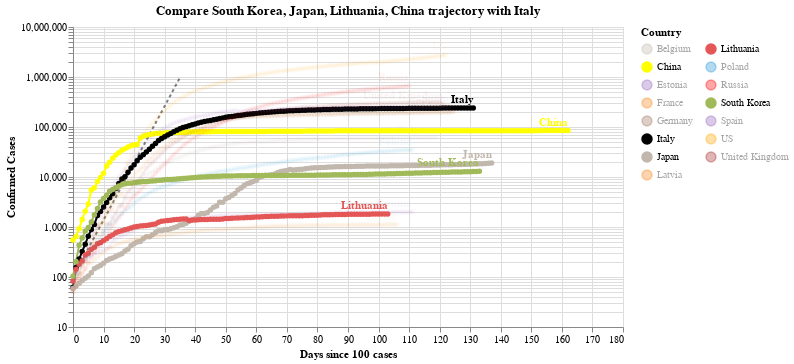

This figure's notebook cell:
### Code cell
#hide_input
chart3 = make_since_chart(dff2, ['South Korea', 'Japan', 'Lithuania', 'China'], baseline_countries)
chart3

### Figure 1 — Vega-Lite specification as saved in the notebook (floating-point values rounded to 4 significant figures; data arrays with more than 128 entries replaced by an {"elided": "..."} marker saying what was removed)
{"config": {"view": {"continuousWidth": 400, "continuousHeight": 300}}, "layer": [{"data": {"name": "data-628230001892d6798b50651be41d1b3e"}, "mark": {"type": "line", "color": "black", "opacity": 0.5, "strokeDash": [3, 3]}, "encoding": {"x": {"type": "quantitative", "field": "Days since 100 cases"}, "y": {"type": "quantitative", "field": "Confirmed Cases"}}}, {"data": {"name": "data-31f84a8b8677658f570d1df0920a2ccb"}, "mark": {"type": "line", "point": true}, "encoding": {"color": {"type": "nominal", "field": "Country", "legend": {"columns": 2}, "scale": {"domain": ["Belgium", "China", "Estonia", "France", "Germany", "Italy", "Japan", "Latvia", "Lithuania", "Poland", "Russia", "South Korea", "Spain", "US", "United Kingdom"], "range": ["#C1B7AD", "yellow", "#9467bd", "#F58518", "#9D755D", "black", "#C1B7AD", "#F58518", "#E45756", "#2495D3", "red", "#A1BA59", "#9467bd", "orange", "brown"]}}, "opacity": {"condition": {"value": 1, "selection": "selector001"}, "value": 0.05}, "tooltip": [{"type": "nominal", "field": "Country"}, {"type": "temporal", "field": "Date"}, {"type": "quantitative", "field": "Confirmed Cases"}, {"type": "quantitative", "field": "Days since 100 cases"}], "x": {"type": "quantitative", "field": "Days since 100 cases"}, "y": {"type": "quantitative", "field": "Confirmed Cases", "scale": {"type": "log"}}}, "selection": {"selector001": {"type": "multi", "fields": ["Country"], "bind": "legend", "init": [{"Country": "South Korea"}, {"Country": "Japan"}, {"Country": "Lithuania"}, {"Country": "China"}, {"Country": "Italy"}]}}, "width": 550}, {"data": {"name": "data-31f84a8b8677658f570d1df0920a2ccb"}, "mark": {"type": "text", "align": "right", "dy": -8, "fontWeight": "bold"}, "encoding": {"color": {"type": "nominal", "field": "Country", "legend": {"columns": 2}, "scale": {"domain": ["Belgium", "China", "Estonia", "France", "Germany", "Italy", "Japan", "Latvia", "Lithuania", "Poland", "Russia", "South Korea", "Spain", "US", "United Kingdom"], "range": ["#C1B7AD", "yellow", "#9467bd", "#F58518", "#9D755D", "black", "#C1B7AD", "#F58518", "#E45756", "#2495D3", "red", "#A1BA59", "#9467bd", "orange", "brown"]}}, "opacity": {"condition": {"value": 1, "selection": "selector001"}, "value": 0.05}, "text": {"type": "nominal", "field": "Country"}, "tooltip": [{"type": "nominal", "field": "Country"}, {"type": "temporal", "field": "Date"}, {"type": "quantitative", "field": "Confirmed Cases"}, {"type": "quantitative", "field": "Days since 100 cases"}], "x": {"type": "quantitative", "field": "Days since 100 cases"}, "y": {"type": "quantitative", "field": "Confirmed Cases", "scale": {"type": "log"}}}, "transform": [{"filter": "(datum['Date'] >= 1593648000000)"}], "width": 550}], "title": "Compare South Korea, Japan, Lithuania, China trajectory with Italy", "$schema": "https://vega.github.io/schema/vega-lite/v4.0.2.json", "datasets": {"data-628230001892d6798b50651be41d1b3e": [{"Days since 100 cases": 0, "Confirmed Cases": 100.0}, {"Days since 100 cases": 1, "Confirmed Cases": 130.0}, {"Days since 100 cases": 2, "Confirmed Cases": 169.0}, {"Days since 100 cases": 3, "Confirmed Cases": 219.7}, {"Days since 100 cases": 4, "Confirmed Cases": 285.6}, {"Days since 100 cases": 5, "Confirmed Cases": 371.3}, {"Days since 100 cases": 6, "Confirmed Cases": 482.7}, {"Days since 100 cases": 7, "Confirmed Cases": 627.5}, {"Days since 100 cases": 8, "Confirmed Cases": 815.7}, {"Days since 100 cases": 9, "Confirmed Cases": 1060.0}, {"Days since 100 cases": 10, "Confirmed Cases": 1379.0}, {"Days since 100 cases": 11, "Confirmed Cases": 1792.0}, {"Days since 100 cases": 12, "Confirmed Cases": 2330.0}, {"Days since 100 cases": 13, "Confirmed Cases": 3029.0}, {"Days since 100 cases": 14, "Confirmed Cases": 3937.0}, {"Days since 100 cases": 15, "Confirmed Cases": 5119.0}, {"Days since 100 cases": 16, "Confirmed Cases": 6654.0}, {"Days since 100 cases": 17, "Confirmed Cases": 8650.0}, {"Days since 100 cases": 18, "Confirmed Cases": 11250.0}, {"Days since 100 cases": 19, "Confirmed Cases": 14620.0}, {"Days since 100 cases": 20, "Confirmed Cases": 19000.0}, {"Days since 100 cases": 21, "Confirmed Cases": 24710.0}, {"Days since 100 cases": 22, "Confirmed Cases": 32120.0}, {"Days since 100 cases": 23, "Confirmed Cases": 41750.0}, {"Days since 100 cases": 24, "Confirmed Cases": 54280.0}, {"Days since 100 cases": 25, "Confirmed Cases": 70560.0}, {"Days since 100 cases": 26, "Confirmed Cases": 91730.0}, {"Days since 100 cases": 27, "Confirmed Cases": 119300.0}, {"Days since 100 cases": 28, "Confirmed Cases": 155000.0}, {"Days since 100 cases": 29, "Confirmed Cases": 201500.0}, {"Days since 100 cases": 30, "Confirmed Cases": 262000.0}, {"Days since 100 cases": 31, "Confirmed Cases": 340600.0}, {"Days since 100 cases": 32, "Confirmed Cases": 442800.0}, {"Days since 100 cases": 33, "Confirmed Cases": 575600.0}, {"Days since 100 cases": 34, "Confirmed Cases": 748300.0}, {"Days since 100 cases": 35, "Confirmed Cases": 972800.0}], "data-31f84a8b8677658f570d1df0920a2ccb": {"elided": "1853 records"}}}
